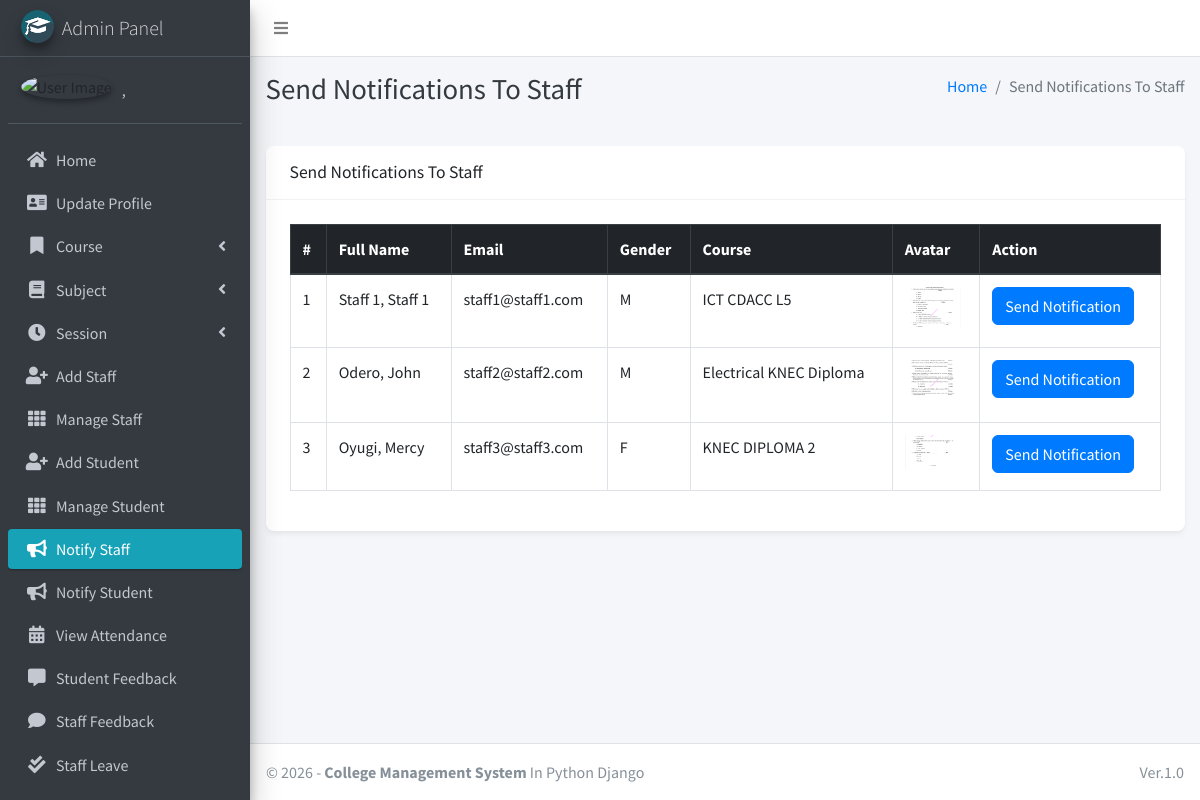
The page /admin_notify_staff (signed in) on the database its author committed.
### main_app/models.py (models this page shows, shortened)
class CustomUser(AbstractUser):
    USER_TYPE = ((1, "HOD"), (2, "Staff"), (3, "Student"))
    GENDER = [("M", "Male"), ("F", "Female")]
    username = None  # Removed username, using email instead
    email = models.EmailField(unique=True)
    user_type = models.CharField(default=1, choices=USER_TYPE, max_length=1)
    gender = models.CharField(max_length=1, choices=GENDER)
    profile_pic = models.ImageField()
    address = models.TextField()
    fcm_token = models.TextField(default="")  # For firebase notifications
    created_at = models.DateTimeField(auto_now_add=True)
    updated_at = models.DateTimeField(auto_now=True)
    USERNAME_FIELD = "email"
    REQUIRED_FIELDS = []
    objects = CustomUserManager()
    def __str__(self):
        return self.last_name + ", " + self.first_name

class Staff(models.Model):
    course = models.ForeignKey(Course, on_delete=models.DO_NOTHING, null=True, blank=False)
    admin = models.OneToOneField(CustomUser, on_delete=models.CASCADE)

class Course(models.Model):
    name = models.CharField(max_length=120)
    created_at = models.DateTimeField(auto_now_add=True)
    updated_at = models.DateTimeField(auto_now=True)

### main_app/hod_views.py (the view)
# urls.py: path("admin_notify_staff", hod_views.admin_notify_staff,
def admin_notify_staff(request):
    staff = CustomUser.objects.filter(user_type=2)
    context = {
        'page_title': "Send Notifications To Staff",
        'allStaff': staff
    }
    return render(request, "hod_template/staff_notification.html", context)

### main_app/templates/hod_template/staff_notification.html (shortened to what this page needs)
{% extends 'main_app/base.html' %}
{% load static %}
{% block page_title %}{{page_title}}{% endblock page_title %}
{% block content %}
<section class="content">
    <div class="container-fluid">
        <div class="row">
            <div class="col-md-12">
                <div class="card">
                    <div class="card-header">
                        <h3 class="card-title">{{page_title}}</h3>
                    </div>
                    <div class="card-body">
                        <div class="table-responsive">
                            <table id="example2" class="table table-bordered table-hover">
                            <thead class="thead-dark">
                                <tr>
                                    <th>#</th>
                                    <th>Full Name</th>
                                    <th>Email</th>
                                    <th>Gender</th>
                                    <th>Course</th>
                                    <th>Avatar</th>
                                    <th>Action</th>
                                </tr>
                            </thead>
                            <tbody>
                                {% for staff in allStaff %}
                                <tr>
                                    <td>{{ forloop.counter }}</td>
                                    <td>{{staff.last_name}}, {{staff.first_name}}</td>
                                    <td>{{staff.email}}</td>
                                    <td>{{staff.gender}}</td>
                                    <td>{{staff.staff.course.name}}</td>
                                    <td>
                                        {% if staff.profile_pic == ""  %}
                                        No Image
                                        {% else %}
                                        <img class="img img-fluid mb-2" height="56" width="56"
                                            src="{{staff.profile_pic}}" alt="">
                                        {% endif %}
                                    </td>
                                    <td><button data-toggle = "modal" data-target = "#myModal"class="btn btn-primary show_notification" value="{{staff.id}}">Send Notification</button>
                                    </td>
                                </tr>
                                {% endfor %}
                            </tbody>
                        </table>
                        </div>
                    </div>
                </div>
            </div>
        </div>
    </div>
</section>
{% endblock content %}

### main_app/templates/main_app/sidebar_template.html (shortened to what this page needs)
{% load static %}
<aside class="main-sidebar sidebar-dark-info elevation-4">
    {% if request.user.user_type == '1' %}
    <a href="{% url 'admin_home' %}" class="brand-link">
        <img src="{% static 'dist/img/cmsl.png' %} " alt="AdminLTE Logo"
            class="brand-image img-circle elevation-3" >
        <span class="brand-text font-weight-light">Admin Panel</span>
    </a>
    <div class="sidebar">
        <div class="user-panel mt-3 pb-3 mb-3 d-flex">
            <div class="image">
                <img src="{{ request.user.profile_pic}}" class="img-circle elevation-2" alt="User Image">
            </div>
            <div class="info">
                <a href="#" class="d-block">{{user}}</a>
            </div>
        </div>
        <nav class="mt-2">
            <ul class="nav nav-pills nav-sidebar flex-column" data-widget="treeview" role="menu" data-accordion="false">
                <li class="nav-item">
                    {% url 'admin_home' as admin_home %}
                    <a href="{{admin_home}}" class="nav-link {% if admin_home == request.path %} active {% endif %}">
                        <i class="nav-icon fas fa-home"></i>
                        <p>
                            Home
                        </p>
                    </a>
                </li>
                <li class="nav-item">
                    {% url 'admin_view_profile' as admin_view_profile %}
                    <a href="{{admin_view_profile}}"
                        class="nav-link {% if admin_view_profile == request.path %} active {% endif %}">
                        <i class="nav-icon fas fa-address-card"></i>
                        <p>
                            Update Profile
                        </p>
                    </a>
                </li>
                <li class="nav-item has-treeview">
                    <a href="#" class="nav-link">
                        <i class="nav-icon fas fa-bookmark"></i>
                        <p>
                            Course
                            <i class="fas fa-angle-left right"></i>
                        </p>
                    </a>
                </li>
                <li class="nav-item has-treeview">
                    <a href="#" class="nav-link">
                        <i class="nav-icon fas fa-book"></i>
                        <p>
                            Subject
                            <i class="fas fa-angle-left right"></i>
                        </p>
                    </a>
                </li>
                <li class="nav-item has-treeview">
                    <a href="#" class="nav-link">
                        <i class="nav-icon fas fa-clock"></i>
                        <p>
                            Session
                            <i class="fas fa-angle-left right"></i>
                        </p>
                    </a>
                </li>
                <li class="nav-item">
                    {% url 'add_staff' as add_staff %}
                    <a href="{{add_staff}}" class="nav-link {% if add_staff == request.path %} active {% endif %}">
                        <i class="nav-icon fas fa-user-plus"></i>
                        <p>
                            Add Staff
                        </p>
                    </a>
                </li>
                <li class="nav-item">
                    {% url 'manage_staff' as manage_staff %}
                    {% url 'edit_staff' staff_id as edit_staff %}
                    <a href="{{manage_staff}}"
                        class="nav-link {% if manage_staff == request.path or request.path == edit_staff %} active {% endif %}">
                        <i class="nav-icon fas fa-th"></i>
                        <p>
                            Manage Staff
                        </p>
                    </a>
                </li>
                <li class="nav-item">
                    {% url 'add_student' as add_student%}
                    <a href="{{add_student}}" class="nav-link  {% if add_student == request.path %} active {% endif %}">
                        <i class="nav-icon fas fa-user-plus"></i>
                        <p>
                            Add Student
                        </p>
                    </a>
                </li>
                <li class="nav-item">
                    {% url 'manage_student' as manage_student %}
                    {% url 'edit_student' student_id as edit_student %}
                    <a href="{{manage_student}}"
                        class="nav-link  {% if edit_student == request.path or manage_student == request.path %} active {% endif %}">
                        <i class="nav-icon fas fa-th"></i>
                        <p>
                            Manage Student
                        </p>
                    </a>
                </li>
                <li class="nav-item">
                    {% url 'admin_notify_staff' as admin_notify_staff %}
                    <a href="{{admin_notify_staff}}"
                        class="nav-link {% if admin_notify_staff == request.path %} active {% endif %}">
                        <i class="nav-icon fas fa-bullhorn"></i>
                        <p>
                            Notify Staff
                        </p>
                    </a>
                </li>
                <li class="nav-item">
                    {% url 'admin_notify_student' as admin_notify_student %}
                    <a href="{{admin_notify_student}}"
                        class="nav-link {% if admin_notify_student == request.path %} active {% endif %}">
                        <i class="nav-icon fas fa-bullhorn"></i>
                        <p>
                            Notify Student
                        </p>
                    </a>
                </li>
                <li class="nav-item">
                    {% url 'admin_view_attendance' as admin_view_attendance %}
                <li class="nav-item">
                    <a href="{{admin_view_attendance}}"
                        class="nav-link  {% if admin_view_attendance == request.path %} active {% endif %}">
                        <i class="nav-icon fas fa-calendar-alt"></i>
                        <p>
                            View Attendance
                        </p>
                    </a>
                </li>
                <li class="nav-item">
                    {% url 'student_feedback_message' as student_feedback_message %}
                    <a href="{{ student_feedback_message }}"
                        class="nav-link  {% if student_feedback_message == request.path %} active {% endif %}">
                        <i class="nav-icon fas fa-comment-alt"></i>
                        <p>
                            Student Feedback
                        </p>
                    </a>
                </li>
                <li class="nav-item">
                    {% url 'staff_feedback_message' as staff_feedback_message %}
                    <a href="{{staff_feedback_message}}"
                        class="nav-link   {% if staff_feedback_message == request.path %} active {% endif %}">
                        <i class="nav-icon fas fa-comment"></i>
                        <p>
                            Staff Feedback
                        </p>
                    </a>
                </li>
                <li class="nav-item">
                    {% url 'view_staff_leave' as view_staff_leave %}
                    <a href="{{view_staff_leave}}"
                        class="nav-link  {% if view_staff_leave == request.path %} active {% endif %}">
                        <i class="nav-icon fas fa-check-double"></i>
                        <p>
                            Staff Leave
                        </p>
                    </a>
                </li>
                <li class="nav-item">
                    {% url 'view_student_leave' as view_student_leave %}
                    <a href="{% url 'view_student_leave' %}"
                        class="nav-link  {% if view_student_leave == request.path %} active {% endif %}">
                    </a>
                </li>
                                        {% endif %}
                                    </ul>
                                </nav>
                            </div>
</aside>

### main_app/static/css/custom.css (style rules this page uses)
.card, .info-box, .small-box, .alert { border-radius: 8px !important; }
.btn { border-radius: 6px !important; transition: all 0.2s ease-in-out; }
.card { box-shadow: 0 4px 6px -1px rgba(0, 0, 0, 0.05), 0 2px 4px -1px rgba(0, 0, 0, 0.03) !important; border: none; }
.card-body { padding: 1.5rem !important; }
.card-header { padding: 1rem 1.5rem !important; border-bottom: 1px solid rgba(0,0,0,0.05); }

### rows shown on the page
CustomUser: last_name+first_name ","
CustomUser: last_name "Staff 1", first_name "Staff 1", email "staff1@staff1.com", gender "M", staff.course.name "ICT CDACC L5", shows a picture
CustomUser: last_name "Odero", first_name "John", email "staff2@staff2.com", gender "M", staff.course.name "Electrical KNEC Diploma", shows a picture
CustomUser: last_name "Oyugi", first_name "Mercy", email "staff3@staff3.com", gender "F", staff.course.name "KNEC DIPLOMA 2", shows a picture

### other values the page prints
{{ page_title }} "Send Notifications To Staff"
